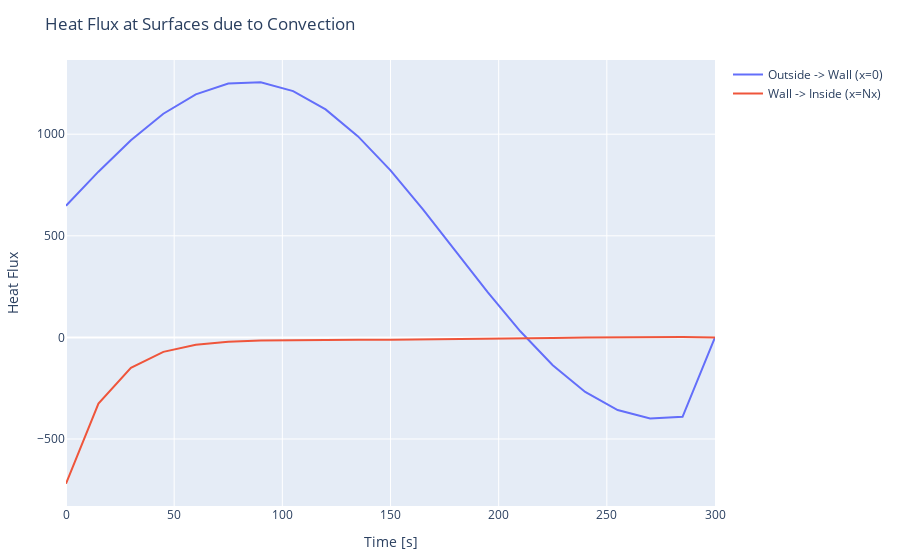

Here is the notebook cell this chart was saved with:
### Code cell
time_val_arr = time_val |> collect;
trace1 = PlotlyJS.scatter(x=time_val_arr, y=E_conv_in_time, mode="lines", name="Wall -> Inside (x=Nx)")

trace2 = PlotlyJS.scatter(x=time_val_arr, y=E_conv_out_time,mode="lines", name="Outside -> Wall (x=0)")

# .plot(t/3600, T_int, mode="lines", name="T_int", )
PlotlyJS.plot([trace2, trace1], Layout(;title="Heat Flux at Surfaces due to Convection", showlegend=true, xaxis_title="Time [s]", yaxis_title="Heat Flux" ),  config=PlotConfig(scrollZoom=false))

### Figure 1 — Plotly figure (JSON) as saved in the notebook; plotly's stock layout.template omitted (floating-point values rounded to 4 significant figures)
{"data": [{"mode": "lines", "name": "Outside -> Wall (x=0)", "type": "scatter", "x": [0, 15, 30, 45, 60, 75, 90, 105, 120, 135, 150, 165, 180, 195, 210, 225, 240, 255, 270, 285, 300], "y": [648.0, 815.5, 970.3, 1101.0, 1196.0, 1249.0, 1255.0, 1212.0, 1122.0, 989.0, 821.7, 629.9, 425.5, 221.3, 29.98, -136.6, -268.4, -357.4, -398.9, -391.0, 0]}, {"mode": "lines", "name": "Wall -> Inside (x=Nx)", "type": "scatter", "x": [0, 15, 30, 45, 60, 75, 90, 105, 120, 135, 150, 165, 180, 195, 210, 225, 240, 255, 270, 285, 300], "y": [-720, -325.8, -149.5, -71.11, -36.73, -21.98, -15.88, -13.45, -12.43, -11.78, -11.04, -10.0, -8.635, -6.97, -5.091, -3.109, -1.129, 0.9515, 1.251, 1.918, 0]}], "layout": {"margin": {"b": 50, "l": 50, "r": 50, "t": 60}, "showlegend": true, "title": "Heat Flux at Surfaces due to Convection", "xaxis": {"title": {"text": "Time [s]"}}, "yaxis": {"title": {"text": "Heat Flux"}}}}
